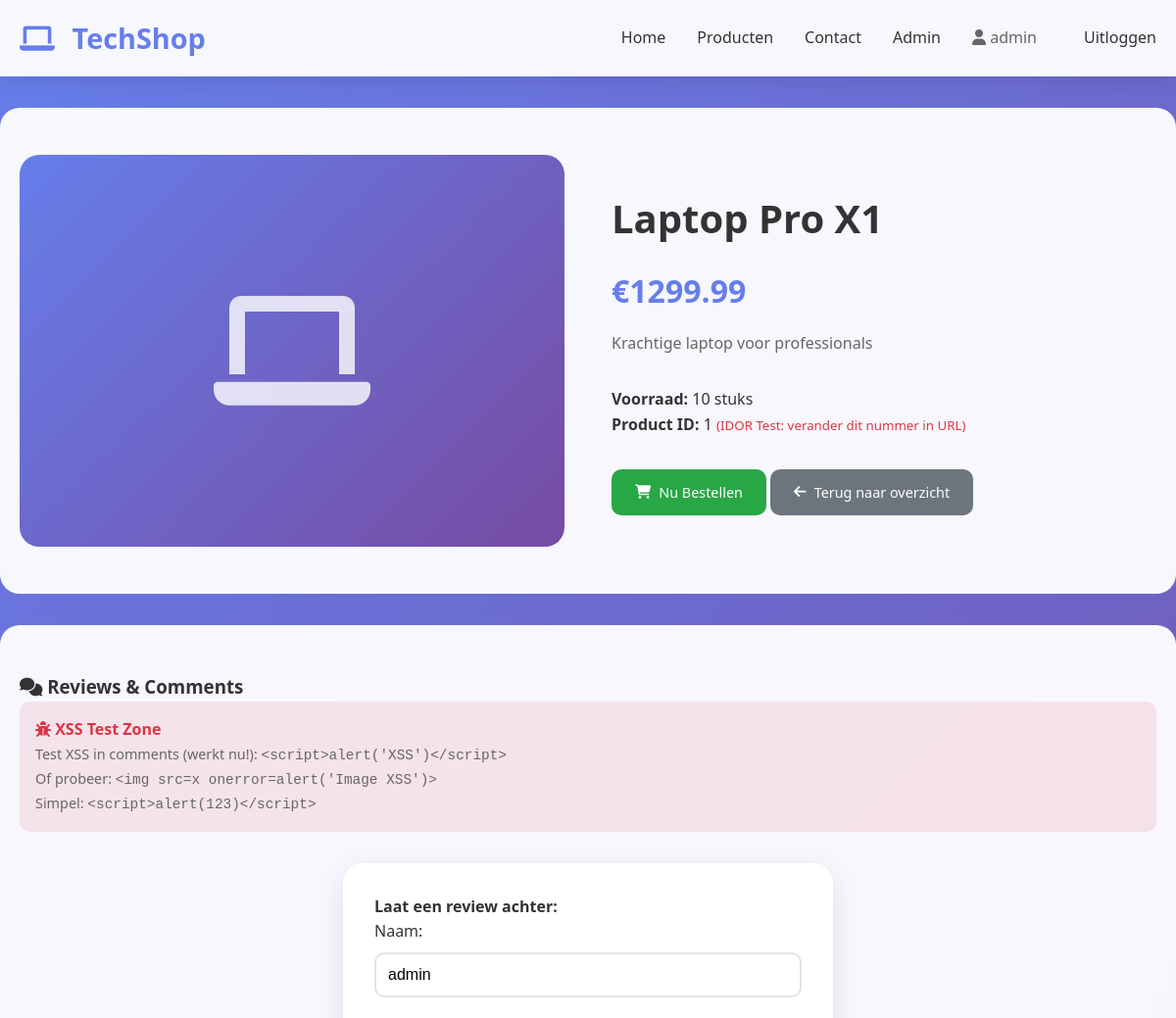
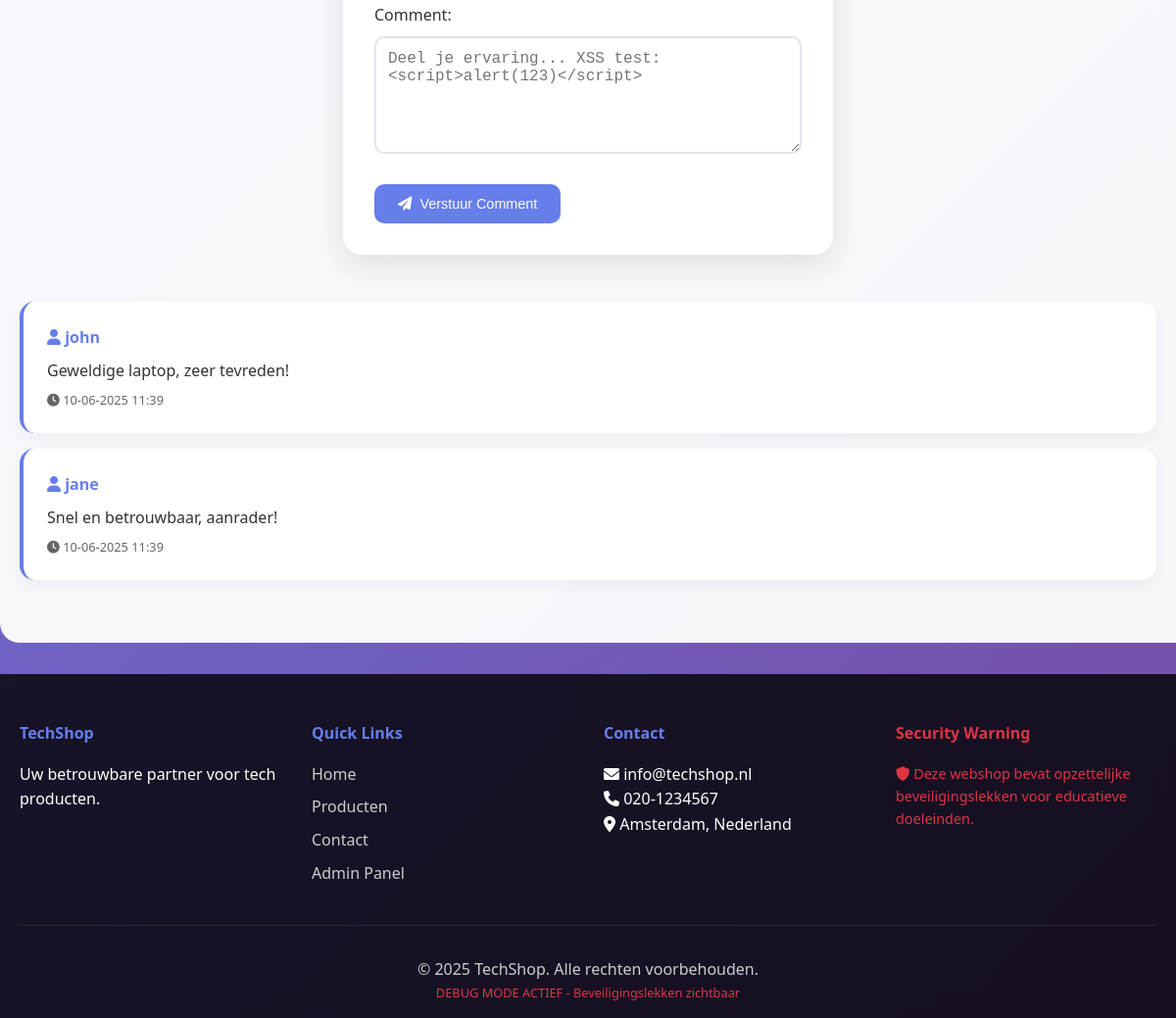
The app's page /product.php (signed in) with its own data (2 pictures, top to bottom).
### tables this page shows
CREATE TABLE products (
    id INT AUTO_INCREMENT PRIMARY KEY,
    name VARCHAR(100) NOT NULL,
    description TEXT,
    price DECIMAL(10,2) NOT NULL,
    stock INT DEFAULT 0,
    image_url VARCHAR(255),
    created_at TIMESTAMP DEFAULT CURRENT_TIMESTAMP
);

CREATE TABLE comments (
    id INT AUTO_INCREMENT PRIMARY KEY,
    product_id INT,
    username VARCHAR(50),
    comment TEXT,
    created_at TIMESTAMP DEFAULT CURRENT_TIMESTAMP,
    FOREIGN KEY (product_id) REFERENCES products(id)
);

### config.php (called while the page is built, shortened)
<?php
$host = "localhost";
$user = "root";
$password = "";
$dbname = "webshop";
$conn = new mysqli($host, $user, $password, $dbname);
function isLoggedIn() {
    return isset($_SESSION['user_id']);
}
function executeQuery($query) {
    global $conn;
    $result = $conn->query($query);
    return $result;
}
?>

### product.php (the view, shortened to what this page needs)
<?php
require_once 'config.php';
$product_id = $_GET['id'] ?? 1;
$query = "SELECT * FROM products WHERE id = $product_id";
$result = executeQuery($query);
$product = $result->fetch_assoc();
$comments_query = "SELECT * FROM comments WHERE product_id = $product_id ORDER BY created_at DESC";
$comments_result = executeQuery($comments_query);
include 'includes/header.php';
?>
    <section class="product-detail">
        <div class="container">
            <div class="product-detail-content">
                <div class="product-detail-image">
                    <i class="fas fa-laptop"></i>
                </div>
                <div class="product-detail-info">
                    <h1><?php echo $product['name']; ?></h1>
                    <div class="product-detail-price">€<?php echo $product['price']; ?></div>
                    <div class="product-detail-description">
                        <?php echo $product['description']; ?>
                    </div>
                    <div style="margin-top: 2rem;">
                        <p><strong>Voorraad:</strong> <?php echo $product['stock']; ?> stuks</p>
                        <p><strong>Product ID:</strong> <?php echo $product['id']; ?>
                           <small style="color: #dc3545;">(IDOR Test: verander dit nummer in URL)</small></p>
                    </div>
                    <div style="margin-top: 2rem;">
                        <a href="order.php?product_id=<?php echo $product['id']; ?>" class="btn btn-success">
                            <i class="fas fa-shopping-cart"></i> Nu Bestellen
                        </a>
                        <a href="index.php" class="btn btn-secondary">
                            <i class="fas fa-arrow-left"></i> Terug naar overzicht
                        </a>
                    </div>
                </div>
            </div>
        </div>
    </section>
    <section class="comments-section">
        <div class="container">
            <h3><i class="fas fa-comments"></i> Reviews & Comments</h3>
            <div style="background: rgba(220, 53, 69, 0.1); padding: 1rem; border-radius: 10px; margin-bottom: 2rem;">
                <h4 style="color: #dc3545;"><i class="fas fa-bug"></i> XSS Test Zone</h4>
                <p style="color: #666; font-size: 0.9rem;">
                    Test XSS in comments (werkt nu!): <code>&lt;script&gt;alert('XSS')&lt;/script&gt;</code><br>
                    Of probeer: <code>&lt;img src=x onerror=alert('Image XSS')&gt;</code><br>
                    Simpel: <code>&lt;script&gt;alert(123)&lt;/script&gt;</code>
                </p>
            </div>
            <div class="form-container" style="margin-bottom: 3rem;">
                <h4>Laat een review achter:</h4>
                <form method="POST">
                    <div class="form-group">
                        <label for="username">Naam:</label>
                        <input type="text" id="username" name="username" class="form-control"
                               value="<?php echo isLoggedIn() ? $_SESSION['username'] : ''; ?>" required>
                    </div>
                    <div class="form-group">
                        <label for="comment">Comment:</label>
                        <textarea id="comment" name="comment" class="form-control"
                                  placeholder="Deel je ervaring... XSS test: &lt;script&gt;alert(123)&lt;/script&gt;" required></textarea>
                    </div>
                    <button type="submit" class="btn btn-primary">
                        <i class="fas fa-paper-plane"></i> Verstuur Comment
                    </button>
                </form>
            </div>
            <div class="comments-list">
                <?php while ($comment = $comments_result->fetch_assoc()): ?>
                    <div class="comment">
                        <div class="comment-author">
                            <i class="fas fa-user"></i> <?php echo $comment['username']; ?>
                        </div>
                        <div class="comment-text">
                            <?php echo $comment['comment']; ?>
                        </div>
                        <div class="comment-date">
                            <i class="fas fa-clock"></i> <?php echo date('d-m-Y H:i', strtotime($comment['created_at'])); ?>
                        </div>
                    </div>
                <?php endwhile; ?>
            </div>
        </div>
    </section>
<?php include 'includes/footer.php'; ?>

### styles.css (style rules this page uses)
* { margin: 0; padding: 0; box-sizing: border-box; }
body { font-family: 'Segoe UI', Tahoma, Geneva, Verdana, sans-serif; line-height: 1.6; color: #333; background: linear-gradient(135deg, #667eea 0%, #764ba2 100%); min-height: 100vh; }
.container { max-width: 1200px; margin: 0 auto; padding: 0 20px; }
.btn { display: inline-flex; align-items: center; gap: 0.5rem; padding: 0.75rem 1.5rem; border: none; border-radius: 10px; text-decoration: none; font-weight: 500; transition: all 0.3s ease; cursor: pointer; font-size: 0.9rem; text-align: center; justify-content: center; }
.btn-primary { background: #667eea; color: white; }
.btn-success { background: #28a745; color: white; }
.btn-secondary { background: #6c757d; color: white; }
.form-container { max-width: 500px; margin: 2rem auto; background: rgba(255, 255, 255, 0.95); padding: 2rem; border-radius: 20px; box-shadow: 0 10px 30px rgba(0,0,0,0.1); backdrop-filter: blur(10px); }
.form-group { margin-bottom: 1.5rem; }
.form-group label { display: block; margin-bottom: 0.5rem; font-weight: 500; color: #333; }
.form-control { width: 100%; padding: 0.75rem; border: 2px solid #e1e5e9; border-radius: 10px; font-size: 1rem; transition: all 0.3s ease; background: white; }
textarea.form-control { resize: vertical; min-height: 120px; }
.product-detail { background: rgba(255, 255, 255, 0.95); padding: 3rem 0; margin: 2rem 0; border-radius: 20px; backdrop-filter: blur(10px); }
.product-detail-content { display: grid; grid-template-columns: 1fr 1fr; gap: 3rem; align-items: center; }
.product-detail-image { height: 400px; background: linear-gradient(135deg, #667eea, #764ba2); border-radius: 20px; display: flex; align-items: center; justify-content: center; }
.product-detail-image i { font-size: 8rem; color: white; opacity: 0.8; }
.product-detail-info h1 { font-size: 2.5rem; margin-bottom: 1rem; color: #333; }
.product-detail-price { font-size: 2rem; color: #667eea; font-weight: 700; margin: 1rem 0; }
.product-detail-description { color: #666; line-height: 1.6; margin-bottom: 2rem; }
.comments-section { background: rgba(255, 255, 255, 0.95); padding: 3rem 0; margin: 2rem 0; border-radius: 20px; backdrop-filter: blur(10px); }
.comment { background: white; padding: 1.5rem; border-radius: 15px; margin-bottom: 1rem; box-shadow: 0 5px 15px rgba(0,0,0,0.05); border-left: 4px solid #667eea; }
.comment-author { font-weight: 600; color: #667eea; margin-bottom: 0.5rem; }
.comment-text { color: #333; line-height: 1.5; }
.comment-date { font-size: 0.8rem; color: #666; margin-top: 0.5rem; }

### records on screen
products: name "Laptop Pro X1", price "1299.99", description "Krachtige laptop voor professionals", stock "10", id "1"
comments: username "john", comment "Geweldige laptop, zeer tevreden!", created_at "10-06-2025 11:39"
comments: username "jane", comment "Snel en betrouwbaar, aanrader!", created_at "10-06-2025 11:39"

### other values on screen
$_SESSION['username'] "admin"
